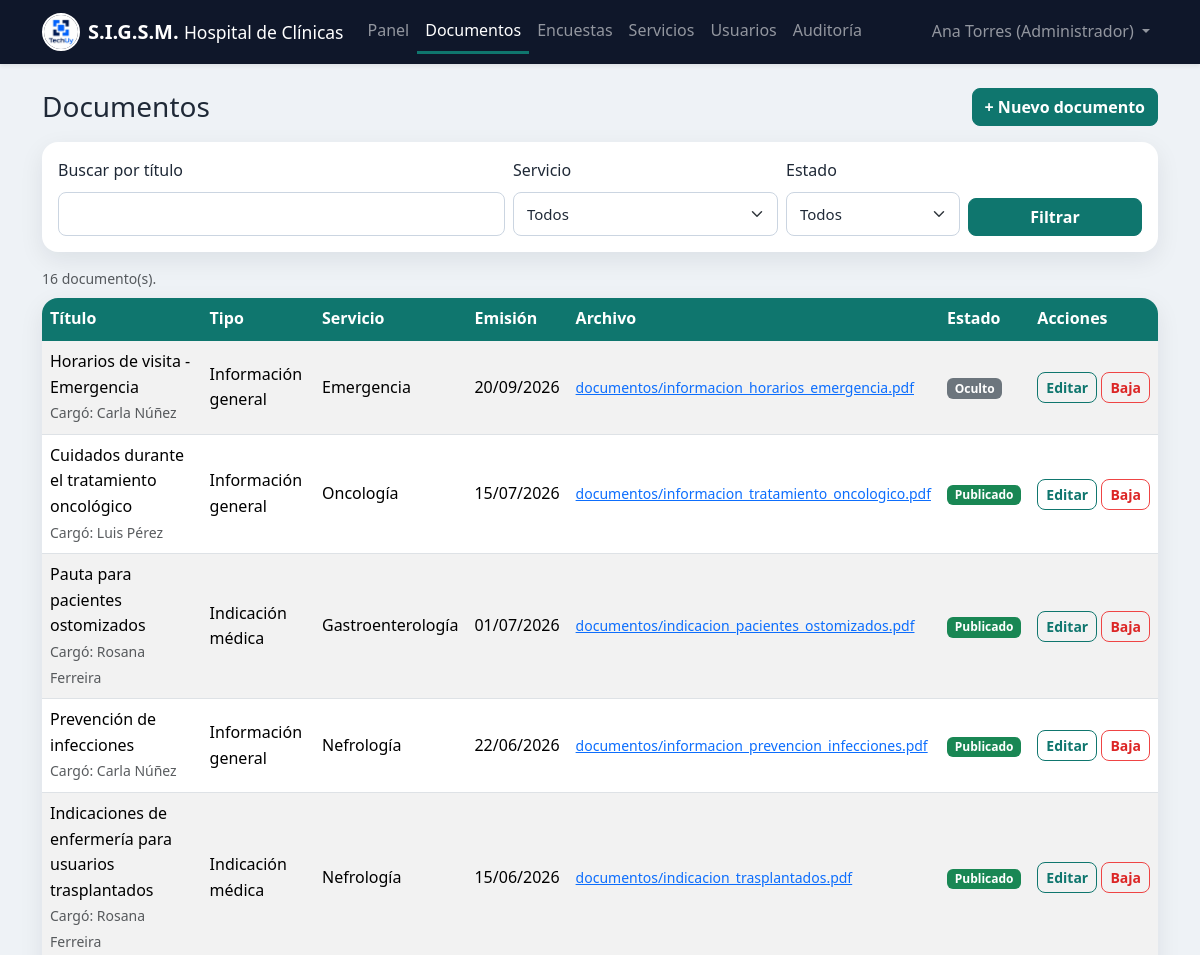
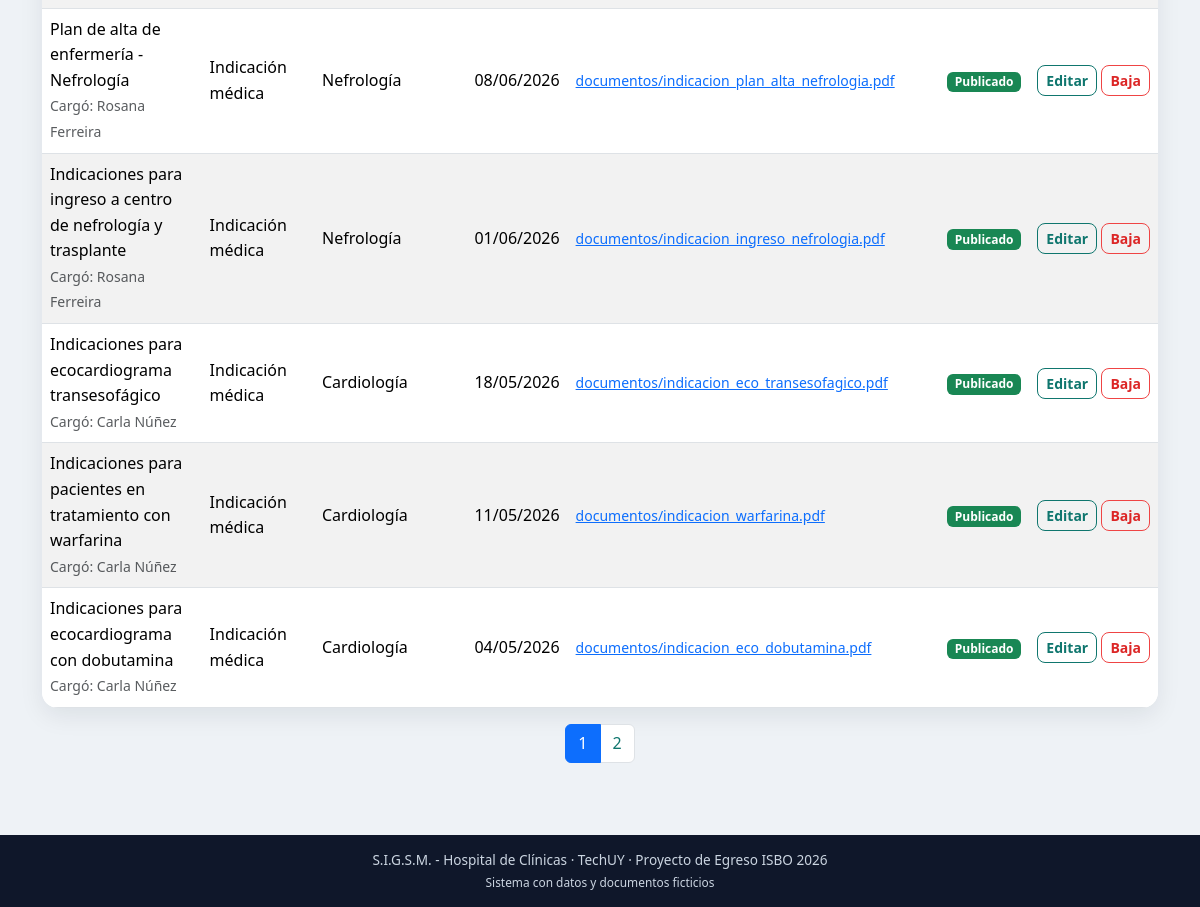
Screenshot of /admin/documentos.php (signed in) with the database file from the repository (2 pictures, top to bottom).
### tables this page shows
CREATE TABLE documento (
  id_documento        INT AUTO_INCREMENT,
  titulo              VARCHAR(150) NOT NULL,
  descripcion         TEXT NULL,
  tipo                ENUM('indicacion','informacion') NOT NULL,
  fecha_emision       DATE         NOT NULL,
  ruta_archivo        VARCHAR(255) NOT NULL,            
  publicado           TINYINT(1)   NOT NULL DEFAULT 1,
  activo              TINYINT(1)   NOT NULL DEFAULT 1,  
  fecha_carga         DATETIME     NOT NULL DEFAULT CURRENT_TIMESTAMP,
  fecha_modificacion  DATETIME     NULL,
  id_especialidad     INT          NOT NULL,
  id_usuario_carga    INT          NOT NULL,
  CONSTRAINT pk_documento PRIMARY KEY (id_documento),
  CONSTRAINT uq_documento_ruta UNIQUE (ruta_archivo),
  CONSTRAINT fk_documento_especialidad FOREIGN KEY (id_especialidad)
    REFERENCES especialidad(id_especialidad),
  CONSTRAINT fk_documento_usuario FOREIGN KEY (id_usuario_carga)
    REFERENCES usuario(id_usuario)
);

CREATE TABLE usuario (
  id_usuario       INT AUTO_INCREMENT,
  nombre           VARCHAR(100) NOT NULL,
  cedula           VARCHAR(8)   NOT NULL,             
  email            VARCHAR(150) NOT NULL,
  contrasena_hash  VARCHAR(255) NOT NULL,             
  id_rol           INT          NOT NULL,
  activo           TINYINT(1)   NOT NULL DEFAULT 1,   
  fecha_alta       DATETIME     NOT NULL DEFAULT CURRENT_TIMESTAMP,
  ultimo_acceso    DATETIME     NULL,
  CONSTRAINT pk_usuario PRIMARY KEY (id_usuario),
  CONSTRAINT uq_usuario_cedula UNIQUE (cedula),
  CONSTRAINT uq_usuario_email UNIQUE (email),
  CONSTRAINT fk_usuario_rol FOREIGN KEY (id_rol)
    REFERENCES rol(id_rol)
);

CREATE TABLE especialidad (
  id_especialidad  INT AUTO_INCREMENT,
  nombre           VARCHAR(100) NOT NULL,
  descripcion      TEXT NULL,
  activo           TINYINT(1) NOT NULL DEFAULT 1,
  CONSTRAINT pk_especialidad PRIMARY KEY (id_especialidad),
  CONSTRAINT uq_especialidad_nombre UNIQUE (nombre)
);

### admin/documentos.php (the view, shortened to what this page needs)
<?php
require_once dirname(__DIR__) . '/includes/inicio.php';
$busqueda = trim($_GET['q'] ?? '');
$pagina   = pagina_actual();
$where  = 'd.activo = 1';
$params = [];
$stmt = $pdo->prepare("SELECT COUNT(*) FROM documento d WHERE $where");
$stmt->execute($params);
$total = (int) $stmt->fetchColumn();
$stmt = $pdo->prepare(
    "SELECT d.id_documento, d.titulo, d.tipo, d.fecha_emision, d.ruta_archivo, d.publicado,
            e.nombre AS servicio, e.activo AS servicio_activo, u.nombre AS cargado_por
     FROM documento d
     JOIN especialidad e ON e.id_especialidad = d.id_especialidad
     JOIN usuario u ON u.id_usuario = d.id_usuario_carga
     WHERE $where
     ORDER BY d.fecha_carga DESC
     LIMIT " . POR_PAGINA . ' OFFSET ' . (($pagina - 1) * POR_PAGINA)
);
$stmt->execute($params);
$documentos = $stmt->fetchAll();
require dirname(__DIR__) . '/includes/encabezado.php';
?>
<div class="d-flex flex-wrap justify-content-between align-items-center mb-3 gap-2">
    <h1 class="h3 mb-0">Documentos</h1>
    <a href="alta_documento.php" class="btn btn-primary">+ Nuevo documento</a>
</div>
<form method="get" class="card card-body mb-3">
    <div class="row g-2 align-items-end">
        <div class="col-12 col-md-5">
            <label for="q" class="form-label">Buscar por título</label>
            <input type="search" id="q" name="q" class="form-control" value="<?= e($busqueda) ?>">
        </div>
        <div class="col-6 col-md-3">
            <label for="servicio" class="form-label">Servicio</label>
            <select id="servicio" name="servicio" class="form-select">
                <option value="">Todos</option>
            </select>
        </div>
        <div class="col-6 col-md-2">
            <label for="estado" class="form-label">Estado</label>
            <select id="estado" name="estado" class="form-select">
                <option value="">Todos</option>
            </select>
        </div>
        <div class="col-12 col-md-2 d-grid">
            <button class="btn btn-primary" type="submit">Filtrar</button>
        </div>
    </div>
</form>
<p class="text-muted small mb-2"><?= $total ?> documento(s).</p>
<div class="table-responsive card">
    <table class="table table-striped table-hover align-middle mb-0">
        <thead>
            <tr><th>Título</th><th>Tipo</th><th>Servicio</th><th>Emisión</th><th>Archivo</th><th>Estado</th><th>Acciones</th></tr>
        </thead>
        <tbody>
        <?php foreach ($documentos as $d): ?>
            <tr>
                <td><?= e($d['titulo']) ?><br><small class="text-muted">Cargó: <?= e($d['cargado_por']) ?></small></td>
                <td><?= e(texto_tipo($d['tipo'])) ?></td>
                <td>
                    <?= e($d['servicio']) ?>
                </td>
                <td><?= e(date('d/m/Y', strtotime($d['fecha_emision']))) ?></td>
                <td><a href="<?= URL_BASE ?>/ver_documento.php?id=<?= (int) $d['id_documento'] ?>" target="_blank" rel="noopener"><small><?= e($d['ruta_archivo']) ?></small></a></td>
                <td><?= $d['publicado'] ? '<span class="badge bg-success">Publicado</span>' : '<span class="badge bg-secondary">Oculto</span>' ?></td>
                <td class="text-nowrap">
                    <a href="editar_documento.php?id=<?= (int) $d['id_documento'] ?>" class="btn btn-outline-primary btn-sm">Editar</a>
                    <form method="post" action="baja_documento.php" class="d-inline"
                          data-confirmar="¿Dar de baja el documento &quot;<?= e($d['titulo']) ?>&quot;? Los pacientes ya no podrán abrirlo.">
                        <button type="submit" class="btn btn-outline-danger btn-sm">Baja</button>
                    </form>
                </td>
            </tr>
        <?php endforeach; ?>
        </tbody>
    </table>
</div>
<div class="mt-3"><?= paginacion($total, $pagina) ?></div>
<?php require dirname(__DIR__) . '/includes/pie.php'; ?>

### public/css/estilos.css (style rules this page uses)
:root { --sigsm-primario: #0f766e; --sigsm-primario-hover: #115e59; --sigsm-fondo: #eef2f6; --sigsm-tarjeta: #ffffff; --sigsm-texto: #1f2937; --sigsm-borde: #cbd5e1; --sigsm-error: #ef4444; --sigsm-oscuro: #0f172a; --bs-primary: #0f766e; --bs-primary-rgb: 15, 118, 110; --bs-link-color: #0f766e; --bs-link-hover-color: #115e59; --bs-body-color: #1f2937; --bs-danger: #ef4444; }
body { background-color: var(--sigsm-fondo); color: var(--sigsm-texto); min-height: 100vh; display: flex; flex-direction: column; line-height: 1.6; }
.btn { border-radius: 8px; font-weight: 600; }
.btn-primary { --bs-btn-bg: #0f766e; --bs-btn-border-color: #0f766e; --bs-btn-hover-bg: #115e59; --bs-btn-hover-border-color: #115e59; --bs-btn-active-bg: #115e59; --bs-btn-active-border-color: #115e59; --bs-btn-disabled-bg: #0f766e; --bs-btn-disabled-border-color: #0f766e; }
.btn-outline-primary { --bs-btn-color: #0f766e; --bs-btn-border-color: #0f766e; --bs-btn-hover-bg: #0f766e; --bs-btn-hover-border-color: #0f766e; --bs-btn-active-bg: #115e59; --bs-btn-active-border-color: #115e59; }
.btn-danger, .btn-outline-danger { --bs-btn-border-color: #ef4444; }
.btn-outline-danger { --bs-btn-color: #dc2626; --bs-btn-hover-bg: #ef4444; --bs-btn-hover-border-color: #ef4444; }
.form-control, .form-select { border: 1px solid var(--sigsm-borde); border-radius: 8px; padding: 10px 13px; font-size: 15px; }
.card { background: var(--sigsm-tarjeta); border: none; border-radius: 16px; box-shadow: 0 8px 24px rgba(15, 23, 42, 0.08); }
.table thead th { background: var(--sigsm-primario); color: #fff; border-color: var(--sigsm-primario); white-space: nowrap; }

### rows the page displays
documento: titulo "Horarios de visita - Emergencia", id_usuario_carga.nombre "Carla Núñez", tipo "Información general", id_especialidad.nombre "Emergencia", fecha_emision "20/09/2026", ruta_archivo "documentos/informacion_horarios_emergencia.pdf", publicado "Oculto"
documento: titulo "Cuidados durante el tratamiento oncológico", id_usuario_carga.nombre "Luis Pérez", tipo "Información general", id_especialidad.nombre "Oncología", fecha_emision "15/07/2026", ruta_archivo "documentos/informacion_tratamiento_oncologico.pdf", publicado "Publicado"
documento: titulo "Pauta para pacientes ostomizados", id_usuario_carga.nombre "Rosana Ferreira", tipo "Indicación médica", id_especialidad.nombre "Gastroenterología", fecha_emision "01/07/2026", ruta_archivo "documentos/indicacion_pacientes_ostomizados.pdf", publicado "Publicado"
documento: titulo "Prevención de infecciones", id_usuario_carga.nombre "Carla Núñez", tipo "Información general", id_especialidad.nombre "Nefrología", fecha_emision "22/06/2026", ruta_archivo "documentos/informacion_prevencion_infecciones.pdf", publicado "Publicado"
documento: titulo "Indicaciones de enfermería para usuarios trasplantados", id_usuario_carga.nombre "Rosana Ferreira", tipo "Indicación médica", id_especialidad.nombre "Nefrología", fecha_emision "15/06/2026", ruta_archivo "documentos/indicacion_trasplantados.pdf", publicado "Publicado"
documento: titulo "Plan de alta de enfermería - Nefrología", id_usuario_carga.nombre "Rosana Ferreira", tipo "Indicación médica", id_especialidad.nombre "Nefrología", fecha_emision "08/06/2026", ruta_archivo "documentos/indicacion_plan_alta_nefrologia.pdf", publicado "Publicado"
documento: titulo "Indicaciones para ingreso a centro de nefrología y trasplante", id_usuario_carga.nombre "Rosana Ferreira", tipo "Indicación médica", id_especialidad.nombre "Nefrología", fecha_emision "01/06/2026", ruta_archivo "documentos/indicacion_ingreso_nefrologia.pdf", publicado "Publicado"
documento: titulo "Indicaciones para ecocardiograma transesofágico", id_usuario_carga.nombre "Carla Núñez", tipo "Indicación médica", id_especialidad.nombre "Cardiología", fecha_emision "18/05/2026", ruta_archivo "documentos/indicacion_eco_transesofagico.pdf", publicado "Publicado"
documento: titulo "Indicaciones para pacientes en tratamiento con warfarina", id_usuario_carga.nombre "Carla Núñez", tipo "Indicación médica", id_especialidad.nombre "Cardiología", fecha_emision "11/05/2026", ruta_archivo "documentos/indicacion_warfarina.pdf", publicado "Publicado"
documento: titulo "Indicaciones para ecocardiograma con dobutamina", id_usuario_carga.nombre "Carla Núñez", tipo "Indicación médica", id_especialidad.nombre "Cardiología", fecha_emision "04/05/2026", ruta_archivo "documentos/indicacion_eco_dobutamina.pdf", publicado "Publicado"

### other values shown
$texto "Panel Documentos Encuestas Servicios Usuarios Auditoría"
$_SESSION['nombre'] "Ana Torres"
$total "16"
